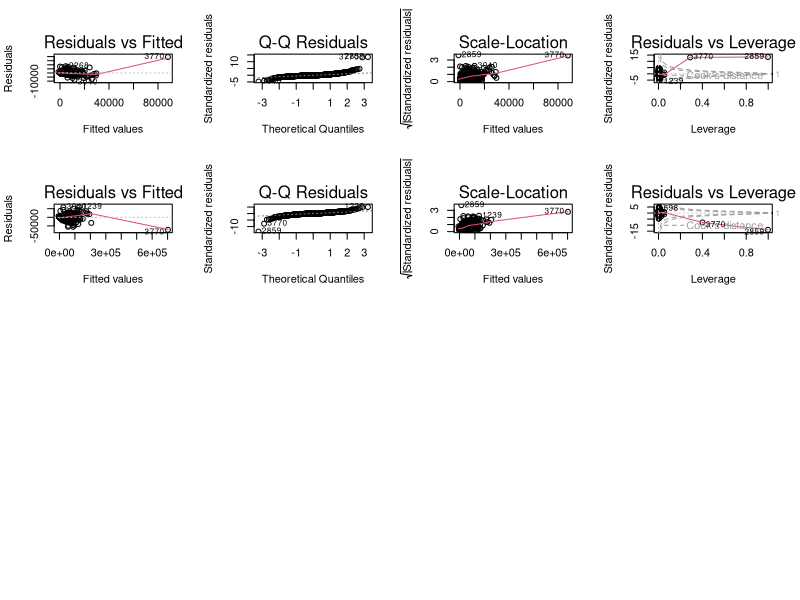
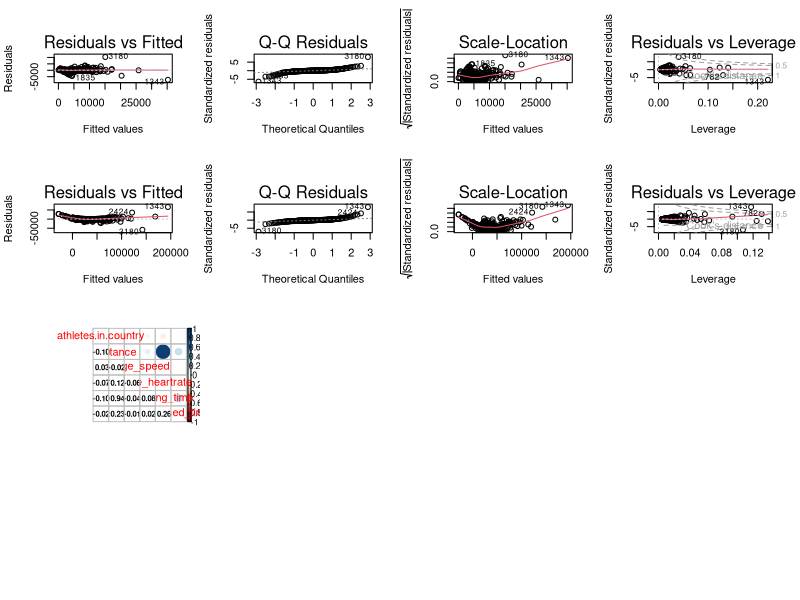

Source code (R) for these figures, in order:
library(dplyr)
library(corrplot)
data <- read.csv('./cleanData.csv', na.strings = c("", "NA"))

# Question 1 
# male
par(mfrow = c(4,4))
male_data <- data %>%
  filter(athlete.sex == "M") %>%
  na.omit()
  
male_movng_lm <- lm(moving_time ~ distance + average_speed + average_heartrate, data = male_data)
male_dist_lm <- lm(distance ~ average_speed + average_heartrate + moving_time, data = male_data)

summary(male_movng_lm)
summary(male_dist_lm)

plot(male_movng_lm)
plot(male_dist_lm)

#female
par(mfrow= c(4,4))
female_data <- data %>%
  filter(athlete.sex == "F") %>%
  na.omit()

fem_movng_lm <- lm(moving_time ~ distance + average_speed + average_heartrate, data = female_data)
fem_dist_lm <- lm(distance ~ average_speed + average_heartrate + moving_time, data = female_data)

summary(fem_movng_lm)
summary(fem_dist_lm)

plot(fem_movng_lm)
plot(fem_dist_lm)

# Q2 
# Calculate the number of athletes in each country
country_corr <- data %>%
  group_by(athlete.sex, athlete.country) %>%
  mutate(athletes.in.country = n()) %>%
  na.omit()

country_corr <- country_corr %>%
  select(athletes.in.country, distance, average_speed, average_heartrate, moving_time, elapsed_time)

correlations <- cor(country_corr[3:8], use = "pairwise.complete.obs")
corrplot.mixed(correlations, lower.col = "black", number.cex = .7)
